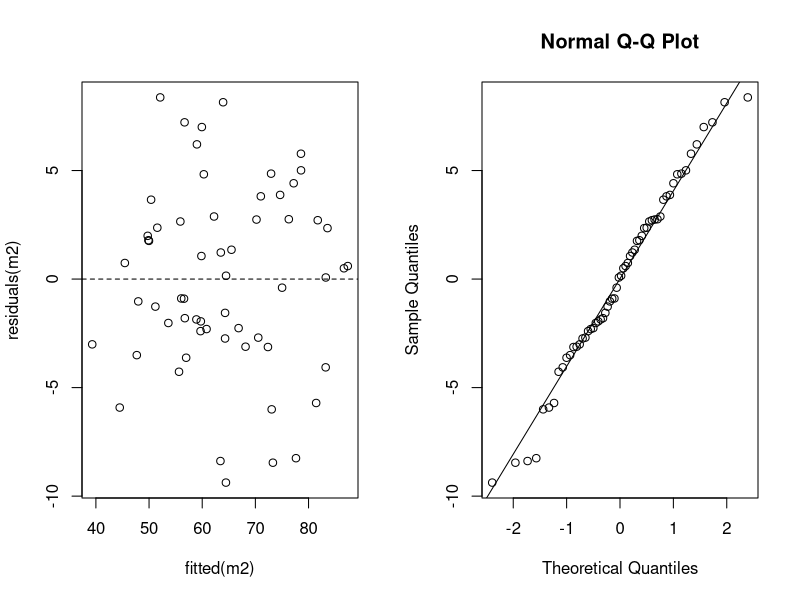
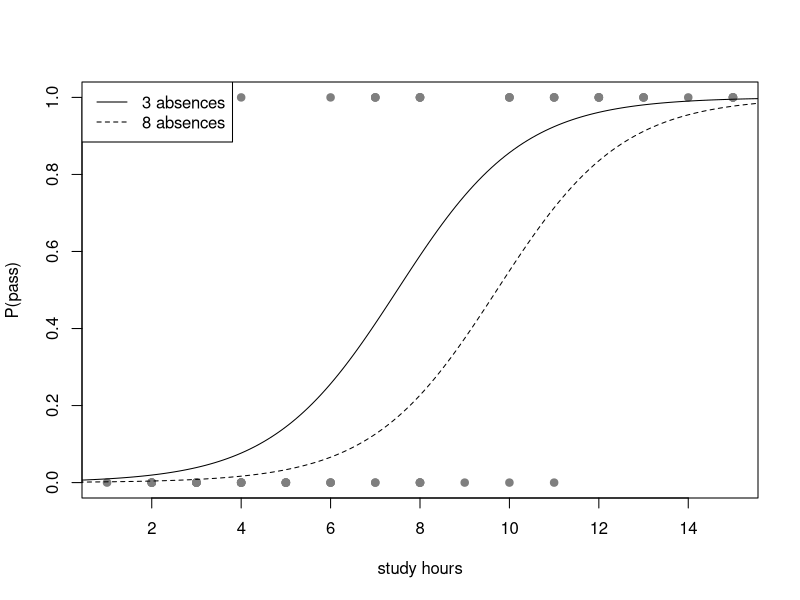

The R script that drew these images, in order:
ads <- c(5, 7, 8, 10, 12, 14, 15, 17, 19, 20)
sales <- c(41, 46, 47, 53, 54, 60, 61, 66, 67, 73)
m1 <- lm(sales ~ ads)
summary(m1)
predict(m1, data.frame(ads = 16), interval = "prediction")

set.seed(22)
n <- 60
study <- round(runif(n, 1, 15))
absence <- rpois(n, 4)
sleep <- round(rnorm(n, 7, 1), 1)
score <- 40 + 3 * study - 1.5 * absence + 1.2 * sleep + rnorm(n, 0, 5)
students <- data.frame(study, absence, sleep, score)

m2 <- lm(score ~ study + absence + sleep, data = students)
summary(m2)
confint(m2)
predict(m2, data.frame(study = 9, absence = 2, sleep = 7), interval = "confidence")

par(mfrow = c(1, 2))
plot(fitted(m2), residuals(m2)); abline(h = 0, lty = 2)
qqnorm(residuals(m2)); qqline(residuals(m2))
par(mfrow = c(1, 1))

# logistic: pass/fail
students$passed <- as.integer(students$score > 65)
table(students$passed)
m3 <- glm(passed ~ study + absence, data = students, family = binomial)
summary(m3)
exp(coef(m3))
exp(confint.default(m3))

new <- data.frame(study = c(4, 8, 12), absence = 3)
predict(m3, new, type = "response")

pred <- as.integer(fitted(m3) > 0.5)
conf <- table(predicted = pred, actual = students$passed)
conf
sum(diag(conf)) / sum(conf)

s <- seq(0, 16, by = 0.1)
plot(students$study, students$passed, pch = 19, col = "grey50", xlab = "study hours", ylab = "P(pass)")
lines(s, predict(m3, data.frame(study = s, absence = 3), type = "response"))
lines(s, predict(m3, data.frame(study = s, absence = 8), type = "response"), lty = 2)
legend("topleft", c("3 absences", "8 absences"), lty = 1:2)
